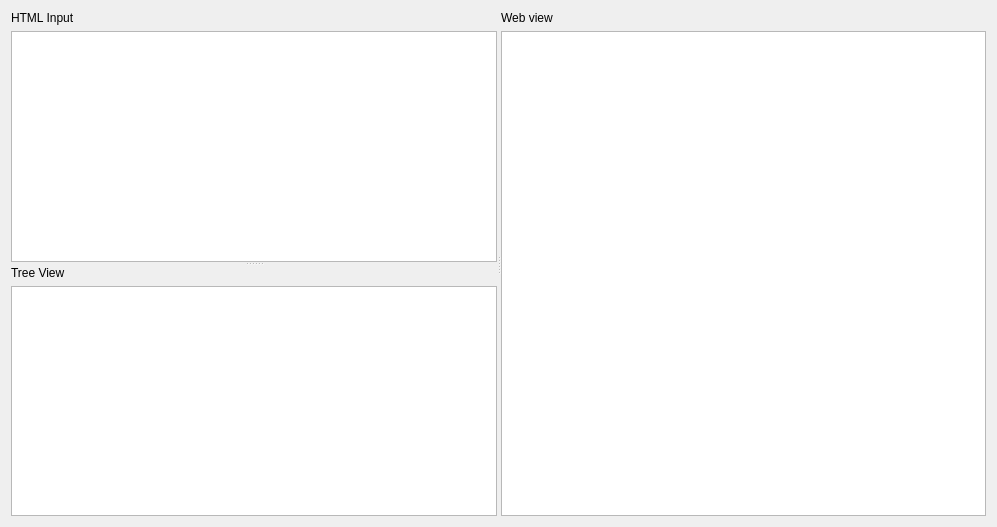
<?xml version="1.0" encoding="UTF-8"?>
<ui version="4.0">
 <class>UiHtmlRenderer</class>
 <widget class="QWidget" name="UiHtmlRenderer">
  <property name="geometry">
   <rect>
    <x>0</x>
    <y>0</y>
    <width>997</width>
    <height>527</height>
   </rect>
  </property>
  <property name="windowTitle">
   <string>UiHtmlRenderer</string>
  </property>
  <layout class="QGridLayout" name="gridLayout">
   <item row="0" column="0">
    <widget class="QSplitter" name="splitter">
     <property name="orientation">
      <enum>Qt::Horizontal</enum>
     </property>
     <widget class="QWidget" name="layoutWidget_1">
      <layout class="QVBoxLayout" name="verticalLayout_Input">
       <item>
        <widget class="QSplitter" name="splitter_2">
         <property name="orientation">
          <enum>Qt::Vertical</enum>
         </property>
         <widget class="QWidget" name="verticalLayoutWidget_2">
          <layout class="QVBoxLayout" name="verticalLayout_HTML">
           <item>
            <widget class="QLabel" name="label">
             <property name="text">
              <string>HTML Input</string>
             </property>
            </widget>
           </item>
           <item>
            <widget class="QPlainTextEdit" name="plainTextEdit"/>
           </item>
          </layout>
         </widget>
         <widget class="QWidget" name="verticalLayoutWidget">
          <layout class="QVBoxLayout" name="verticalLayout_TreeView">
           <item>
            <widget class="QLabel" name="label_2">
             <property name="text">
              <string>Tree View</string>
             </property>
            </widget>
           </item>
           <item>
            <widget class="QTreeView" name="treeView"/>
           </item>
          </layout>
         </widget>
        </widget>
       </item>
      </layout>
     </widget>
     <widget class="QWidget" name="layoutWidget_3">
      <layout class="QVBoxLayout" name="verticalLayout_WebView">
       <item>
        <widget class="QLabel" name="label_3">
         <property name="text">
          <string>Web view</string>
         </property>
        </widget>
       </item>
       <item>
        <widget class="QTextEdit" name="textEdit_HtmlOutput">
         <property name="readOnly">
          <bool>true</bool>
         </property>
        </widget>
       </item>
      </layout>
     </widget>
    </widget>
   </item>
  </layout>
 </widget>
 <resources/>
 <connections/>
</ui>
